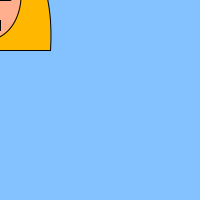
Frame 1 (no input)
Frame 60 (the mouse pressed at the canvas centre just before this capture): identical to frame 1, image omitted
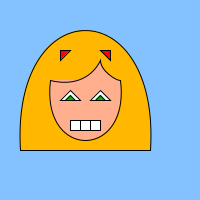
Frame 120 (the mouse held since frame 60 and released just before this capture)

The Processing sketch that drew these frames (run headless with seeded random() and noise(); from frame 60 on, the mouse is pressed at the canvas centre):

// Processing sketch: processing_83125
// ── processing_83125.pde

void setup () {;

//smooth();
size(200,200);
background(#83C2FF);

}

void draw () {
  
background(#83C2FF);  
stroke(#000000);
  
fill(#FFB700);
bezier(mouseX-80,mouseY+50,mouseX-90,mouseY-110,mouseX+60,mouseY-110,mouseX+50,mouseY+50);  


line(mouseX-80,mouseY+50,mouseX +50,mouseY+50);

fill(#FFAE8E);
bezier(mouseX-50,mouseY-20,mouseX-60,mouseY+60,mouseX+30,mouseY+60,mouseX+20,mouseY-20);

beginShape();
vertex(mouseX-50,mouseY-20);
bezierVertex(mouseX-30,mouseY-15,mouseX-10,mouseY-20,mouseX,mouseY-40);
bezierVertex(mouseX,mouseY-30,mouseX+15,mouseY-20,mouseX+20,mouseY-20);
endShape();

fill(#FFFFFF);
triangle(mouseX-40,mouseY,mouseX-30,mouseY-10,mouseX-20,mouseY);
triangle(mouseX-10,mouseY,mouseX,mouseY-10,mouseX+10,mouseY);

fill(#09AF02);
triangle(mouseX-35,mouseY,mouseX-30,mouseY-5,mouseX-25,mouseY);
triangle(mouseX-5,mouseY,mouseX,mouseY-5,mouseX+5,mouseY);

fill(#FFFFFF);
rect(mouseX-30,mouseY+20, 30, 10);

line(mouseX-20,mouseY+20,mouseX - 20,mouseY+30);
line(mouseX -10,mouseY+20,mouseX-10,mouseY+30);

fill(#FF0009);
triangle(mouseX-40,mouseY-40,mouseX-40,mouseY-50,mouseX-30,mouseY-50);
triangle(mouseX,mouseY-50,mouseX+10,mouseY-50,mouseX+10,mouseY-40);



}
